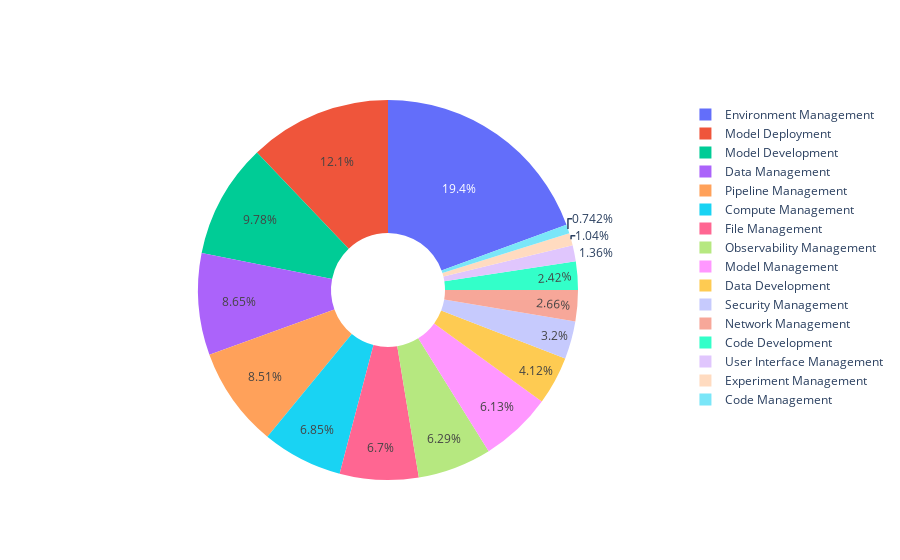

The notebook cell saved with this chart:
### Code cell
# assign human-readable & high-level topics to challenges & solutions

df = pd.read_json(os.path.join(path_rq12, 'topics.json'))
df['Challenge_topic_macro'] = -1

for index, row in df.iterrows():
    if row['Challenge_topic'] in macro_topic_mapping:
        df.at[index, 'Challenge_topic_macro'] = int(macro_topic_mapping[row['Challenge_topic']])
    else:
        df.drop(index, inplace=True)

df.to_json(os.path.join(path_rq12, 'macro-topics.json'), indent=4, orient='records')

df_number = pd.DataFrame()

values = []
labels = []

for index, group in df.groupby('Challenge_topic_macro'):
    topic_list = [topic + 1 for topic in macro_topic2index_dict[macro_topic_indexing[index]]]
    entry = {
        'Index': index + 1,
        'Macro-topic': macro_topic_indexing[index],
        'Percentage (%)': round(len(group)/len(df)*100, 2),
        'Unresolved rate (%)': round(len(group[group['Challenge_resolved_time'].isna()])/len(group)*100, 2),
        'Median resolution time (h)': round(group['Challenge_resolved_time'].median(), 2),
        'Topic list': topic_list,
    }
    df_number = pd.concat([df_number, pd.DataFrame([entry])], ignore_index=True)
    labels.append(macro_topic_indexing[index])
    values.append(len(group))

# df_number = df_number.sort_values(by=['Unresolved rate (%)'], ascending=False)
print(df_number.to_latex(float_format="%.2f", index=False))
fig = go.Figure(data=[go.Pie(labels=labels, values=values, hole=.3)])
fig.show()

### Figure 1 — Plotly figure (JSON) as saved in the notebook; plotly's stock layout.template omitted (floating-point values rounded to 4 significant figures)
{"data": [{"hole": 0.3, "labels": ["Code Development", "Code Management", "Compute Management", "Data Development", "Data Management", "Environment Management", "Experiment Management", "File Management", "Model Development", "Model Management", "Model Deployment", "Network Management", "Observability Management", "Pipeline Management", "Security Management", "User Interface Management"], "type": "pie", "values": [333, 102, 941, 566, 1189, 2669, 143, 920, 1343, 842, 1664, 366, 864, 1169, 440, 187]}], "layout": {}}
